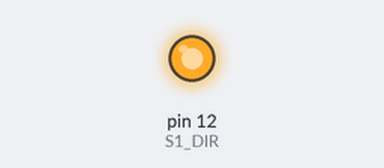
The sketch below on a simulated Arduino Uno, built with avr-gcc and run on an emulated ATmega328P. Shown: output pins drawn as LEDs (lit = HIGH). Pins used as bus, display or sensor lines are not drawn.

Above: at 0.1 s.
Timing chart, 0 to 1.6 s (numbered marks = the images above):
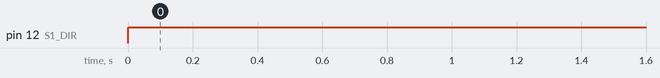

Measured:
- by itself, pin 12 (S1_DIR): LOW → HIGH at 0.00 s

The sketch:

vacuum_steppers.ino
```cpp
#include <avr/io.h>
#include <util/delay.h>
#include <avr/interrupt.h>

#define S1      PB5
#define S1_DIR  PB4
#define S1_DDR  DDRB
#define S1_PORT PORTB

#define set(sfr, bit)     (_SFR_BYTE(sfr) |= (1 << bit))
#define clear(sfr, bit)   (_SFR_BYTE(sfr) &= ~(1 << bit))
#define toggle(sfr, bit)  (_SFR_BYTE(sfr) ^= (1 << bit))

int main(void) {

	set(S1_DDR, S1);
	set(S1_DDR, S1_DIR);
	set(S1_PORT, S1_DIR);

	cli();               //Hardware interupt to run the constant speed stepper, s1

	TCCR1A = 0;
	TCCR1A = 0;
	TCNT1 = 0;
	OCR1A = 1249;
	TCCR1B |= (1 << WGM12);
	TCCR1B |= (1 << CS11);
	TIMSK1 |= (1 << OCIE1A);

	sei();
	while(1) {

	}
	return 0;
}

ISR(TIMER1_COMPA_vect) {
	set(S1_PORT, S1);
	_delay_us(2);
	clear(S1_PORT, S1);
}
```
